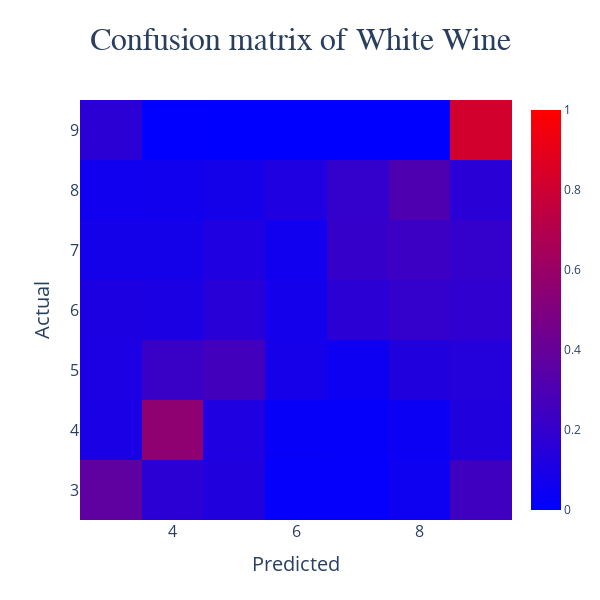

Notebook code for this chart:
### Code cell
import plotly.graph_objects as go

fig = go.Figure(
    data = go.Heatmap(
        z = cm_norm,
        x = labels,
        y = labels,
        zmin = 0,
        zmax = 1,
        colorscale = [
            [0, 'blue'],
            [1, 'red']
        ],
        text = cm_norm.values.round(2)
    ),
    layout = go.Layout(
        title = {
            'text': 'Confusion matrix of White Wine',
            'font': {'size': 32, 'family': "Gulliver"},
            'x': 0.5
        },
        yaxis_title = {
            'font': {'size': 20},
            'text': 'Actual'
        },
        xaxis_title = {
            'font': {'size': 20},
            'text': 'Predicted'
        },
        width = 600,
        height = 600
    )
)

fig.update_xaxes(tickfont=dict(size = 16))
fig.update_yaxes(tickfont=dict(size = 16))

fig.show()

### Figure 1 — Plotly figure (JSON) as saved in the notebook; plotly's stock layout.template omitted (floating-point values rounded to 4 significant figures)
{"data": [{"colorscale": [[0, "blue"], [1, "red"]], "text": [[0.37, 0.17, 0.13, 0.02, 0.02, 0.06, 0.25], [0.1, 0.56, 0.12, 0.02, 0.02, 0.04, 0.13], [0.11, 0.22, 0.26, 0.09, 0.05, 0.13, 0.14], [0.11, 0.1, 0.16, 0.08, 0.16, 0.2, 0.18], [0.08, 0.08, 0.12, 0.06, 0.21, 0.23, 0.21], [0.06, 0.07, 0.08, 0.12, 0.2, 0.31, 0.16], [0.17, 0.01, 0, 0, 0, 0, 0.82]], "type": "heatmap", "x": [3, 4, 5, 6, 7, 8, 9], "y": [3, 4, 5, 6, 7, 8, 9], "z": [[0.3714, 0.1657, 0.1276, 0.01524, 0.01524, 0.05524, 0.2495], [0.1009, 0.5596, 0.1229, 0.02385, 0.02018, 0.04404, 0.1284], [0.1103, 0.2224, 0.2627, 0.08757, 0.04904, 0.1278, 0.1401], [0.1132, 0.1045, 0.1585, 0.07666, 0.1638, 0.1986, 0.1847], [0.08425, 0.08425, 0.1209, 0.0641, 0.2088, 0.2326, 0.2051], [0.06341, 0.06703, 0.08333, 0.1178, 0.2011, 0.3062, 0.1612], [0.1704, 0.005618, 0, 0, 0, 0, 0.824]], "zmax": 1, "zmin": 0}], "layout": {"height": 600, "title": {"font": {"family": "Gulliver", "size": 32}, "text": "Confusion matrix of White Wine", "x": 0.5}, "width": 600, "xaxis": {"tickfont": {"size": 16}, "title": {"font": {"size": 20}, "text": "Predicted"}}, "yaxis": {"tickfont": {"size": 16}, "title": {"font": {"size": 20}, "text": "Actual"}}}}
